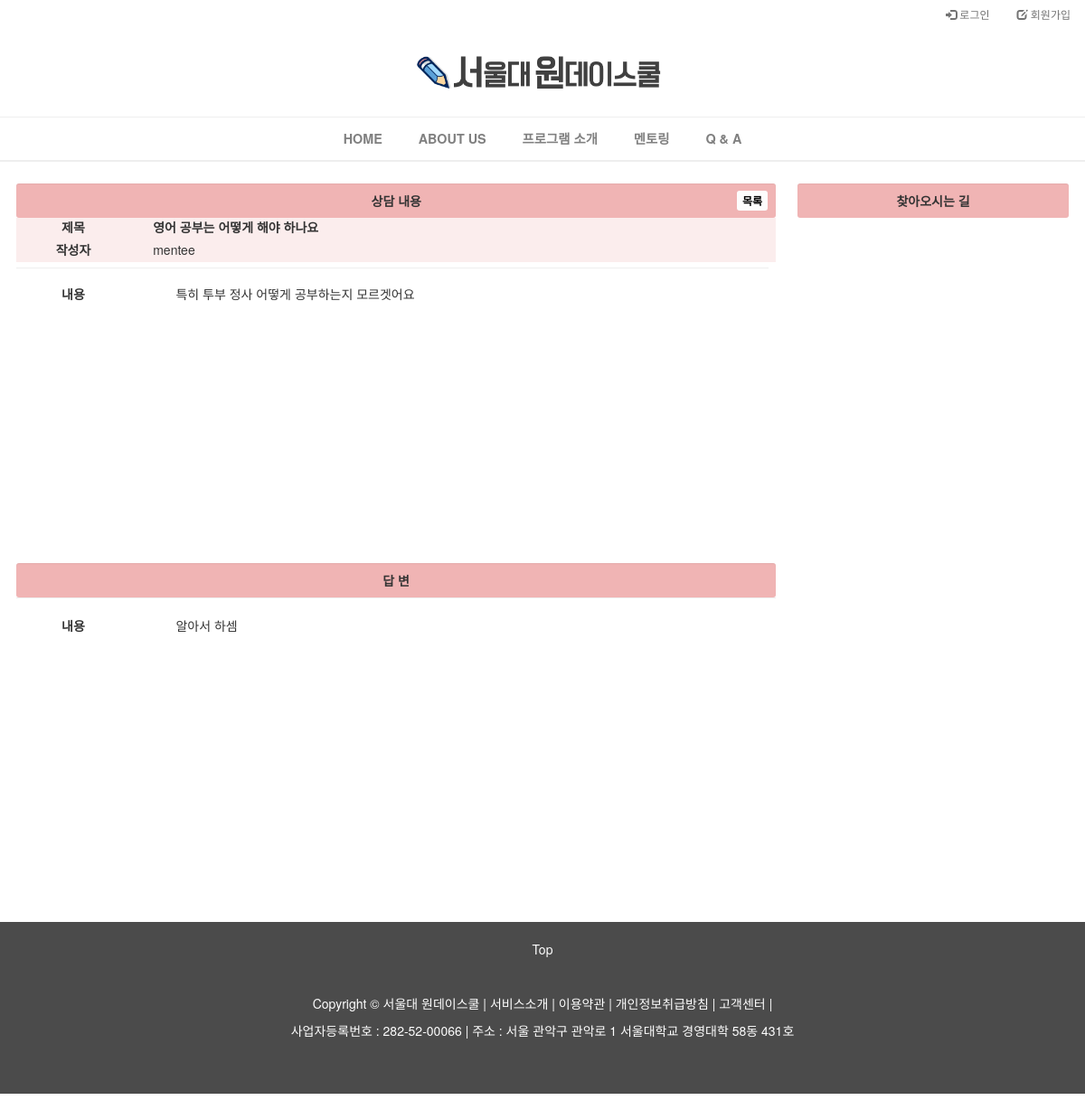
The app's page /mentoring/Q&A/1/ with its own data.
### mentoring/models.py (models this page shows, shortened)
class Mentoring_question(models.Model):
    author = models.ForeignKey(settings.AUTH_USER_MODEL)
    title = models.CharField(max_length=50, verbose_name='제목')
    content = models.TextField(verbose_name='질문내용')
    created_at = models.DateTimeField(auto_now_add=True)

class Mentoring_answer(models.Model):
    question = models.ForeignKey(Mentoring_question)
    author = models.ForeignKey(settings.AUTH_USER_MODEL)
    content = models.TextField(verbose_name='답변')
    created_at = models.DateTimeField(auto_now_add=True)

### mentoring/views.py (the view)
# urls.py: url(r'^Q&A/(?P<pk>\d+)/$', views.mentoring_question_detail, name='mentoring_question_detail'),
def mentoring_question_detail(request, pk):
    mentoring_question = get_object_or_404(Mentoring_question, pk=pk)
    return render(request, 'mentoring/mentoring_question_detail.html', {
        'mentoring_question' : mentoring_question,
        'mentoring_answer_form' : Mentoring_answerForm(),
        })

### mentoring/templates/mentoring/mentoring_question_detail.html (shortened to what this page needs)
{% extends 'mentoring/base.html' %}
{% load staticfiles %}
{% load bootstrap3 %}
{% block style %}
    <link rel="stylesheet" href="{% static 'mentoring_detail.css' %}" />
{% endblock %}
{% block content %}
<div class="container"style="width: 100%;min-width:600px;margin-top: 2%;">
    <div class="row">
        <div id="col-left" style="width:70%;float: left;margin-left: 1.5%; overflow: hidden;">
            <div class="well well-sm" style="text-align: center;margin-bottom: 0;background-color:rgba(240, 180, 180, 1);border:none;">
                <b>&nbsp;&nbsp;&nbsp;&nbsp;&nbsp;&nbsp;&nbsp;&nbsp;&nbsp;&nbsp;&nbsp;상담 내용<a href="{% url 'question_list' %}"><button class="btn btn-xs" style="float: right; margin-top: -1px;margin-left: 1%;color: black;background-color:rgba(253, 253, 253, 1); ">목록</b></button></a>
            </div>
            <div style="height: 49.5px;background-color:rgba(251, 237, 237, 1);">
            <div style="height: 25px;width:15%;position:relative;float: left; text-align: center; border: 0px solid black;margin-bottom: 0%;overflow:hidden;"><b>제목</div>
            <div style="height: 25px;width:82%;position:relative;float:right;border: 0px solid black;margin-bottom: 0%;overflow:hidden;">{{mentoring_question.title}}</div></b>
            <div style="height: 30px;width:15%;position:relative;float: left; text-align: center; border: 0px solid black;margin-bottom: 0%;overflow:hidden;"><b>작성자</b></div>
            <div style="height: 30px;width:82%;position:relative;float:right;border: 0px solid black;margin-bottom: 0%;overflow:hidden;">{{mentoring_question.author}}</div></div>
            <hr style="height:1px;width:99%;background-color:;margin: 0 0 2% 0;">
            <div style="height: ;width:15%;position:relative;float: left; text-align: center; border: 0px solid black;margin-bottom: 1%;overflow:hidden;"><b>내용</b>
            </div>
            <div style="min-height:300px ;width:80%;position:relative;float:right;border: 0px solid black;margin-bottom: 1%;padding: 0 1% 0 1%;"><p style="width: 100%;overflow:hidden;word-wrap:break-word;">{{mentoring_question.content}}</p></div>
            <div class="well well-sm" style="text-align: center;clear: both;margin-bottom: 0;background-color:rgba(240, 180, 180, 1);border:none;">
                 <b>답 변</b>
                </div>
            <hr/>
            <div style="height: ;width:15%;position:relative;float: left; text-align: center; border: 0px solid black;margin-bottom: 1%;overflow:hidden;"><br><b>내용</b></div>
            <div style="min-height:300px ;width:80%;position:relative;float:right;border: 0px solid black;margin-bottom: 1%;padding: 0 1% 0 1%;"><br>
                <p style="width: 100%;overflow:hidden;word-wrap:break-word;">
                    {% for mentoring_answer in mentoring_question.mentoring_answer_set.all %}
                        {{mentoring_answer.content}}
                    {% endfor %}
                </p>
            </div>
        </div>
        <div id="col-right" style="width:25%;float: right;margin-right: 1.5%;">
            <div class="well well-sm" style="background-color:rgba(240, 180, 180, 1);border:none;text-align: center;">
            <b>찾아오시는 길</b>
            </div>
            <div id="googleMap" style="width:100%; height:300px;">
            </div>
            <br />
        </div>
    </div>
</div>
{% endblock %}

### mentoring/templates/mentoring/base.html (style rules this page uses)
hr { margin : 0 0 0 0; }

### records on screen
Mentoring_question: title "영어 공부는 어떻게 해야 하나요", author "mentee", content "특히 투부 정사 어떻게 공부하는지 모르겟어요"
Mentoring_answer: content "알아서 하셈"
